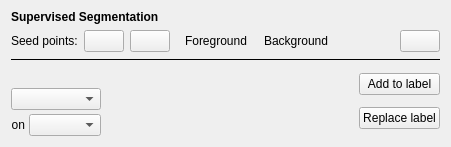
<?xml version="1.0" encoding="UTF-8"?>
<ui version="4.0">
 <class>GraphSegWidget</class>
 <widget class="QWidget" name="GraphSegWidget">
  <property name="geometry">
   <rect>
    <x>0</x>
    <y>0</y>
    <width>451</width>
    <height>147</height>
   </rect>
  </property>
  <layout class="QVBoxLayout" name="verticalLayout">
   <property name="topMargin">
    <number>10</number>
   </property>
   <item>
    <widget class="QLabel" name="titleLabel">
     <property name="text">
      <string>&lt;b&gt;Supervised Segmentation&lt;/b&gt;</string>
     </property>
    </widget>
   </item>
   <item>
    <layout class="QHBoxLayout" name="horizontalLayout">
     <item>
      <widget class="QLabel" name="label">
       <property name="text">
        <string>Seed points:</string>
       </property>
      </widget>
     </item>
     <item>
      <widget class="QPushButton" name="seedModeButton">
       <property name="sizePolicy">
        <sizepolicy hsizetype="Minimum" vsizetype="Preferred">
         <horstretch>0</horstretch>
         <verstretch>0</verstretch>
        </sizepolicy>
       </property>
       <property name="toolTip">
        <string>Toggle seeding mode</string>
       </property>
       <property name="text">
        <string/>
       </property>
       <property name="icon">
        <iconset resource="../../gui/gerbil.qrc">
         <normaloff>:/basic/pencil</normaloff>:/basic/pencil</iconset>
       </property>
       <property name="iconSize">
        <size>
         <width>16</width>
         <height>16</height>
        </size>
       </property>
       <property name="checkable">
        <bool>true</bool>
       </property>
      </widget>
     </item>
     <item>
      <widget class="QPushButton" name="clearSeedsButton">
       <property name="sizePolicy">
        <sizepolicy hsizetype="Minimum" vsizetype="Preferred">
         <horstretch>0</horstretch>
         <verstretch>0</verstretch>
        </sizepolicy>
       </property>
       <property name="toolTip">
        <string>Clear existing seed points</string>
       </property>
       <property name="text">
        <string/>
       </property>
       <property name="icon">
        <iconset theme="edit-clear">
         <normaloff>.</normaloff>.</iconset>
       </property>
       <property name="iconSize">
        <size>
         <width>16</width>
         <height>16</height>
        </size>
       </property>
      </widget>
     </item>
     <item>
      <widget class="QWidget" name="seedModeWidget" native="true">
       <layout class="QHBoxLayout" name="horizontalLayout_2">
        <property name="spacing">
         <number>2</number>
        </property>
        <property name="leftMargin">
         <number>0</number>
        </property>
        <property name="topMargin">
         <number>0</number>
        </property>
        <property name="rightMargin">
         <number>0</number>
        </property>
        <property name="bottomMargin">
         <number>0</number>
        </property>
        <item>
         <widget class="QLabel" name="label_2">
          <property name="toolTip">
           <string>Left mouse button places foreground seeds</string>
          </property>
          <property name="text">
           <string/>
          </property>
          <property name="pixmap">
           <pixmap resource="../../gui/gerbil.qrc">:/basic/mouse-left</pixmap>
          </property>
         </widget>
        </item>
        <item>
         <widget class="QLabel" name="label_3">
          <property name="toolTip">
           <string>Left mouse button places foreground seeds</string>
          </property>
          <property name="text">
           <string>Foreground</string>
          </property>
         </widget>
        </item>
        <item>
         <spacer name="horizontalSpacer_3">
          <property name="orientation">
           <enum>Qt::Horizontal</enum>
          </property>
          <property name="sizeType">
           <enum>QSizePolicy::Fixed</enum>
          </property>
          <property name="sizeHint" stdset="0">
           <size>
            <width>6</width>
            <height>1</height>
           </size>
          </property>
         </spacer>
        </item>
        <item>
         <widget class="QLabel" name="label_4">
          <property name="toolTip">
           <string>Right mouse button places background seeds</string>
          </property>
          <property name="text">
           <string/>
          </property>
          <property name="pixmap">
           <pixmap resource="../../gui/gerbil.qrc">:/basic/mouse-right</pixmap>
          </property>
         </widget>
        </item>
        <item>
         <widget class="QLabel" name="label_5">
          <property name="toolTip">
           <string>Right mouse button places background seeds</string>
          </property>
          <property name="text">
           <string>Background</string>
          </property>
         </widget>
        </item>
       </layout>
      </widget>
     </item>
     <item>
      <spacer name="horizontalSpacer_2">
       <property name="orientation">
        <enum>Qt::Horizontal</enum>
       </property>
       <property name="sizeHint" stdset="0">
        <size>
         <width>0</width>
         <height>0</height>
        </size>
       </property>
      </spacer>
     </item>
     <item>
      <widget class="QPushButton" name="loadSeedsButton">
       <property name="toolTip">
        <string>load seeding for segmentation from a file</string>
       </property>
       <property name="text">
        <string/>
       </property>
       <property name="icon">
        <iconset theme="document-open">
         <normaloff>.</normaloff>.</iconset>
       </property>
       <property name="iconSize">
        <size>
         <width>16</width>
         <height>16</height>
        </size>
       </property>
      </widget>
     </item>
    </layout>
   </item>
   <item>
    <widget class="Line" name="line">
     <property name="frameShadow">
      <enum>QFrame::Plain</enum>
     </property>
     <property name="orientation">
      <enum>Qt::Horizontal</enum>
     </property>
    </widget>
   </item>
   <item>
    <layout class="QHBoxLayout" name="horizontalLayout_5">
     <item>
      <layout class="QVBoxLayout" name="verticalLayout_4">
       <property name="spacing">
        <number>4</number>
       </property>
       <item>
        <spacer name="verticalSpacer">
         <property name="orientation">
          <enum>Qt::Vertical</enum>
         </property>
         <property name="sizeHint" stdset="0">
          <size>
           <width>0</width>
           <height>0</height>
          </size>
         </property>
        </spacer>
       </item>
       <item>
        <widget class="AHComboBox" name="similarityBox">
         <property name="toolTip">
          <string>similarity measure</string>
         </property>
        </widget>
       </item>
       <item>
        <layout class="QHBoxLayout" name="horizontalLayout_7">
         <item>
          <widget class="QLabel" name="label_24">
           <property name="sizePolicy">
            <sizepolicy hsizetype="Fixed" vsizetype="Fixed">
             <horstretch>0</horstretch>
             <verstretch>0</verstretch>
            </sizepolicy>
           </property>
           <property name="text">
            <string>on</string>
           </property>
           <property name="alignment">
            <set>Qt::AlignRight|Qt::AlignTrailing|Qt::AlignVCenter</set>
           </property>
          </widget>
         </item>
         <item>
          <widget class="AHComboBox" name="sourceBox">
           <property name="toolTip">
            <string>segmentation data source</string>
           </property>
          </widget>
         </item>
        </layout>
       </item>
      </layout>
     </item>
     <item>
      <spacer name="horizontalSpacer">
       <property name="orientation">
        <enum>Qt::Horizontal</enum>
       </property>
       <property name="sizeType">
        <enum>QSizePolicy::MinimumExpanding</enum>
       </property>
       <property name="sizeHint" stdset="0">
        <size>
         <width>20</width>
         <height>0</height>
        </size>
       </property>
      </spacer>
     </item>
     <item>
      <layout class="QVBoxLayout" name="verticalLayout_3">
       <item>
        <widget class="QPushButton" name="addButton">
         <property name="toolTip">
          <string>Segment and add foreground pixels to this label</string>
         </property>
         <property name="text">
          <string>Add to label</string>
         </property>
         <property name="icon">
          <iconset theme="edit-add">
           <normaloff>.</normaloff>.</iconset>
         </property>
         <property name="iconSize">
          <size>
           <width>16</width>
           <height>16</height>
          </size>
         </property>
        </widget>
       </item>
       <item>
        <widget class="QPushButton" name="replaceButton">
         <property name="toolTip">
          <string>Segment and reset this label to foreground pixels</string>
         </property>
         <property name="text">
          <string>Replace label</string>
         </property>
         <property name="icon">
          <iconset theme="edit-redo">
           <normaloff>.</normaloff>.</iconset>
         </property>
         <property name="iconSize">
          <size>
           <width>16</width>
           <height>16</height>
          </size>
         </property>
        </widget>
       </item>
      </layout>
     </item>
    </layout>
   </item>
  </layout>
 </widget>
 <customwidgets>
  <customwidget>
   <class>AHComboBox</class>
   <extends>QComboBox</extends>
   <header>widgets/ahcombobox.h</header>
  </customwidget>
 </customwidgets>
 <resources>
  <include location="../../gui/gerbil.qrc"/>
 </resources>
 <connections/>
</ui>
